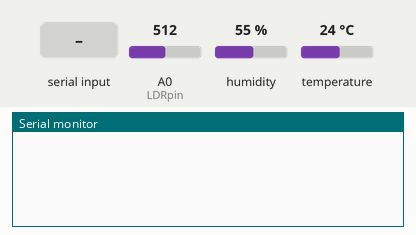
A sketch run on a simulated ESP8266 (NodeMCU). On the bench: the last lines printed to the serial monitor. The test bench sets the inputs (shaded band); at power-on: A0 (LDRpin) = 512, humidity 55 %, temperature 24 °C. WiFi joins after 1.5 s; servers stay silent unless stated.

Above: at 3.0 s.
3.1 s: "Y#" received over Serial
At 4.0 s:
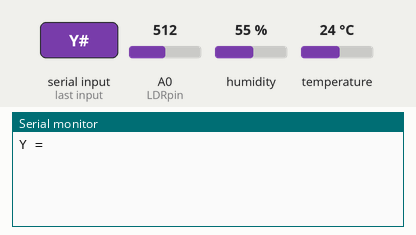
4.6 s: "X#" received over Serial
At 5.6 s:
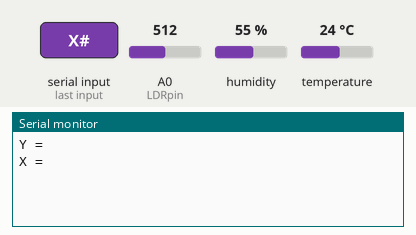
6.1 s: "Y,45#" received over Serial
At 7.3 s:
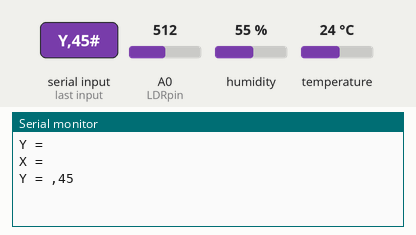
7.6 s: "X,45#" received over Serial
At 9.1 s:
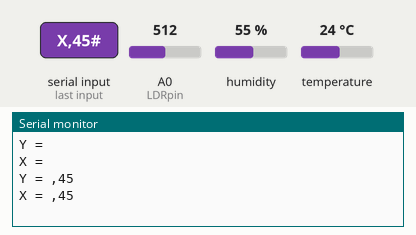

Measured:
- after the input at 3.1 s, the serial monitor: prints a new line at once (image 1)
- after the input at 4.6 s, the serial monitor: prints a new line at once (image 2)
- after the input at 6.1 s, the serial monitor: prints a new line at once (image 3)
- after the input at 7.6 s, the serial monitor: prints a new line at once (image 4)

The sketch:

NODEMCU.ino
```cpp
#include <ESP8266WiFi.h>
#include <BlynkSimpleEsp8266.h>
#include <DFRobot_DHT11.h>
DFRobot_DHT11 DHT;
#define DHT11 D2
#define LDRpin A0
int LDRValue = 0;
char ssid []= "MUHSIN";
char pass[] = "muhsin@92";
char auth[]= "Jr8UYyjaPdPly-Fxkq_aXaFwoGZQuT0G";
String a,temp;
int c;
int x,y,i;
String str;

void setup()
{
 Serial.begin(9600);
 Blynk.begin(auth,ssid,pass, "blynk.cloud", 80);
}

void loop()
{
  int p;
  Blynk.run();
  DHT.read(DHT11);
  Blynk.virtualWrite(V0,DHT.temperature);
  Blynk.virtualWrite(V1,DHT.humidity);
  if (Serial.available() > 0)
    {
      a= Serial.readStringUntil('#');
      if (a[0] == 'Y')
      {

      i = 1;
      temp = "";
      while (a[i] != '\0')
      {
      temp = temp + a[i];
      i++;
      }
      Serial.print("Y = ");
      Serial.println(temp);
      c=temp.toInt();
      Blynk.virtualWrite(V6,temp);
      if(c>0&&c<=6)
      {
        Blynk.virtualWrite(V3,"acidic");
      }
      if( c==7)
      {
        Blynk.virtualWrite(V3,"nuetral");
      }
      if(c>7&&c<14)
      {
        Blynk.virtualWrite(V3,"Basic");
      }
    }

     if (a[0] == 'X')
    {
      i = 1;
      temp = "";
      while (a[i] != '\0')
      {
        temp = temp + a[i];
        i++;
      }
      Serial.print("X = ");
      Serial.println(temp);
      Blynk.virtualWrite(V2,temp);
    }
    }
 /////////////////////////////////////////////////////////////////
  LDRValue = analogRead(LDRpin); // reading from LDR sensor
  if(LDRValue>=800)
  {
   Blynk.virtualWrite(V4,"sunny");
  }
  else if(LDRValue>600&&LDRValue<800)
  {
   Blynk.virtualWrite(V4,"normal");
  }
  else
  {
   Blynk.virtualWrite(V4,"too darkk");
  }
}
```
